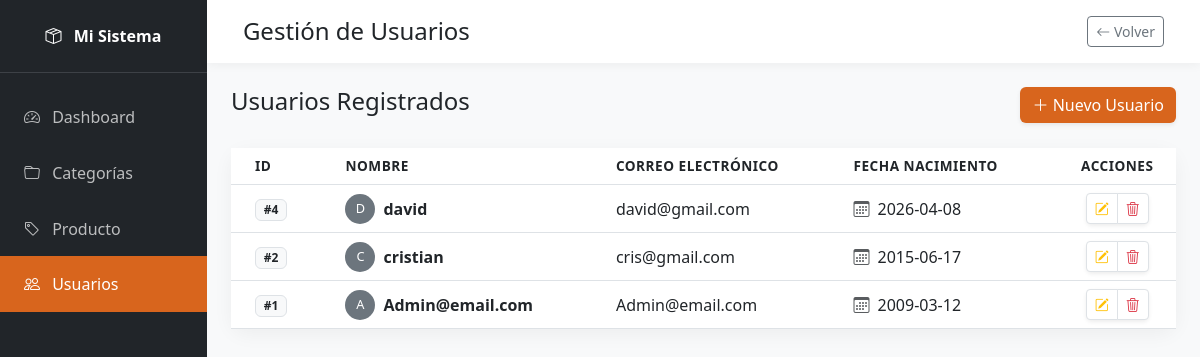
The page /controller/ListarUsuarioController.php (signed in) on the database its author committed.
### tables this page shows
CREATE TABLE `usuario` (
  `id` int(11) NOT NULL,
  `nombre` varchar(100) NOT NULL,
  `correo` varchar(150) NOT NULL,
  `password` varchar(255) NOT NULL,
  `fecha_nac` date NOT NULL,
  `activo` tinyint(1) DEFAULT 1,
  `creado_en` timestamp NOT NULL DEFAULT current_timestamp()
);

### controller/ListarUsuarioController.php (called while the page is built, shortened)
<?php
require_once __DIR__. '/../model/usuario.php';
$usuario = new Usuario();
$usuarios = $usuario->obtenerTodos();
require_once __DIR__. '/../view/listar-usuarios.php';
?>

### config/conexion.php (called while the page is built, shortened)
<?php
class conexion
{
    private static ?conexion $instancia = null;
    private PDO $pdo;
    private function __construct()
    {
        $dsn = "mysql:host=localhost;dbname=planCrud;charset=utf8mb4";
        $this->pdo =  new PDO($dsn, 'root', '',[
            PDO::ATTR_ERRMODE => PDO::ERRMODE_EXCEPTION,
            PDO::ATTR_DEFAULT_FETCH_MODE => PDO::FETCH_ASSOC,
        ]);
    }
    public static function getInstance(): self
    {
        if (self::$instancia === null){
            self::$instancia = new self();
        }
        return self::$instancia;
    }
    public function getConexion(): PDO
    {
        return $this->pdo;
    }
}
?>

### model/usuario.php (called while the page is built, shortened)
<?php
require_once __DIR__. '/../config/conexion.php';
class usuario
{
    private PDO $db;
    public function __construct()
    {
        $this->db = conexion::getInstance()->getConexion();
    }
    public function obtenerTodos(): array
    {
        $sql = "SELECT id, nombre, correo, fecha_nac FROM usuario ORDER BY id DESC";
        $stmt = $this->db->prepare($sql);
        $stmt->execute();
        return $stmt->fetchAll();
    }
}
?>

### view/listar-usuarios.php (the view, shortened to what this page needs)
<!DOCTYPE html>
<html lang="es">
<head>
    <link href="https://cdn.jsdelivr.net/npm/bootstrap@5.3.0/dist/css/bootstrap.min.css" rel="stylesheet">
    <link rel="stylesheet" href="https://cdn.jsdelivr.net/npm/bootstrap-icons@1.11.1/font/bootstrap-icons.css">
</head>
<body>
<div id="wrapper">
    <div id="sidebar-wrapper">
        <div class="sidebar-heading text-center">
            <i class="bi bi-box-seam me-2"></i> Mi Sistema
        </div>
        <div class="list-group list-group-flush mt-3">
            <a href="../view/dashboard.php" class="list-group-item list-group-item-action">
                <i class="bi bi-speedometer2 me-2"></i> Dashboard
            </a>
            <a href="../view/crear-categoria.php" class="list-group-item list-group-item-action ">
                <i class="bi bi-folder me-2"></i> Categorías
            </a>
            <a href="../view/listar-productos.php" class="list-group-item list-group-item-action">
                <i class="bi bi-tag me-2"></i> Producto
            </a>
            <a href="#" class="list-group-item list-group-item-action active">
                <i class="bi bi-people me-2"></i> Usuarios
            </a>
        </div>
    </div>
    <div id="page-content-wrapper">
        <nav class="navbar navbar-expand-lg navbar-light custom-navbar py-3 px-4">
            <div class="container-fluid">
                <h4 class="m-0">Gestión de Usuarios</h4>
                <a href="../view/dashboard.php" class="btn btn-outline-secondary btn-sm">
                    <i class="bi bi-arrow-left"></i> Volver
                </a>
            </div>
        </nav>
        <div class="container-fluid px-4 mt-4">
            <div class="d-flex justify-content-between align-items-center mb-4">
                <h2 class="h4">Usuarios Registrados</h2>
                <a href="../view/crear-usuario.php" class="btn btn-primary shadow-sm" style="background-color: var(--primary-color); border:none;">
                    <i class="bi bi-plus-lg"></i> Nuevo Usuario
                </a>
            </div>
            <div class="card main-card">
                <div class="card-body p-0">
                    <div class="table-responsive">
                        <table class="table table-hover align-middle mb-0">
                            <thead>
                                <tr>
                                    <th class="px-4">ID</th>
                                    <th>Nombre</th>
                                    <th>Correo Electrónico</th>
                                    <th>Fecha Nacimiento</th>
                                    <th class="text-center">Acciones</th>
                                </tr>
                            </thead>
                            <tbody>
                                <?php foreach ($usuarios as $u): ?>
                                    <tr id="fila-<?= $u['id'] ?>">
                                        <td class="px-4">
                                            <span class="badge bg-light text-dark border">#<?= $u['id'] ?></span>
                                        </td>
                                        <td>
                                            <div class="d-flex align-items-center">
                                                <div class="rounded-circle bg-secondary text-white d-flex align-items-center justify-content-center me-2" style="width: 30px; height: 30px; font-size: 0.8rem;">
                                                    <?= strtoupper(substr($u['nombre'], 0, 1)) ?>
                                                </div>
                                                <span class="fw-bold"><?= htmlspecialchars($u['nombre']) ?></span>
                                            </div>
                                        </td>
                                        <td><?= htmlspecialchars($u['correo']) ?></td>
                                        <td><i class="bi bi-calendar3 me-2 text-muted"></i><?= $u['fecha_nac'] ?></td>
                                        <td class="text-center">
                                            <div class="btn-group shadow-sm">
                                                <a href="../controller/EditarUsuarioController.php?id=<?= $u['id'] ?>" class="btn btn-white btn-sm border" title="Editar">
                                                    <i class="bi bi-pencil-square text-warning"></i>
                                                </a>
                                                <a href="#" onclick="return confirmarEliminar(<?= $u['id'] ?>)" class="btn btn-white btn-sm border" title="Eliminar">
                                                    <i class="bi bi-trash3 text-danger"></i>
                                                </a>
                                            </div>
                                        </td>
                                    </tr>
                                <?php endforeach; ?>
                            </tbody>
                        </table>
                    </div>
                </div>
            </div>
            </div>
    </div>
</div>
</body>
</html>

### view/listar-usuarios.php (style rules this page uses)
:root { --primary-color: #d8651d; --sidebar-bg: #212529; }
body { background-color: #f8f9fa; font-family: 'Segoe UI', sans-serif; }
#wrapper { display: flex; width: 100%; }
#sidebar-wrapper { min-height: 100vh; width: 250px; background: var(--sidebar-bg); }
#sidebar-wrapper .sidebar-heading { padding: 1.5rem 1.25rem; color: white; font-weight: bold; border-bottom: 1px solid #3d4146; }
#sidebar-wrapper .list-group-item { background: none; border: none; color: rgba(255,255,255,0.7); padding: 1rem 1.5rem; }
#sidebar-wrapper .list-group-item.active { background: var(--primary-color); color: white; }
#page-content-wrapper { width: 100%; flex-grow: 1; }
.custom-navbar { background: white; box-shadow: 0 2px 10px rgba(0,0,0,0.05); }
.main-card { border: none; border-radius: 15px; box-shadow: 0 5px 20px rgba(0,0,0,0.05); }
.table thead { background-color: #f8f9fa; color: #6c757d; text-transform: uppercase; font-size: 0.85rem; letter-spacing: 0.5px; }

### rows shown on the page
usuario: id "4", nombre "D", nombre "david", correo "david@gmail.com", fecha_nac "2026-04-08"
usuario: id "2", nombre "C", nombre "cristian", correo "cris@gmail.com", fecha_nac "2015-06-17"
usuario: id "1", nombre "A", nombre "Admin@email.com", correo "Admin@email.com", fecha_nac "2009-03-12"
